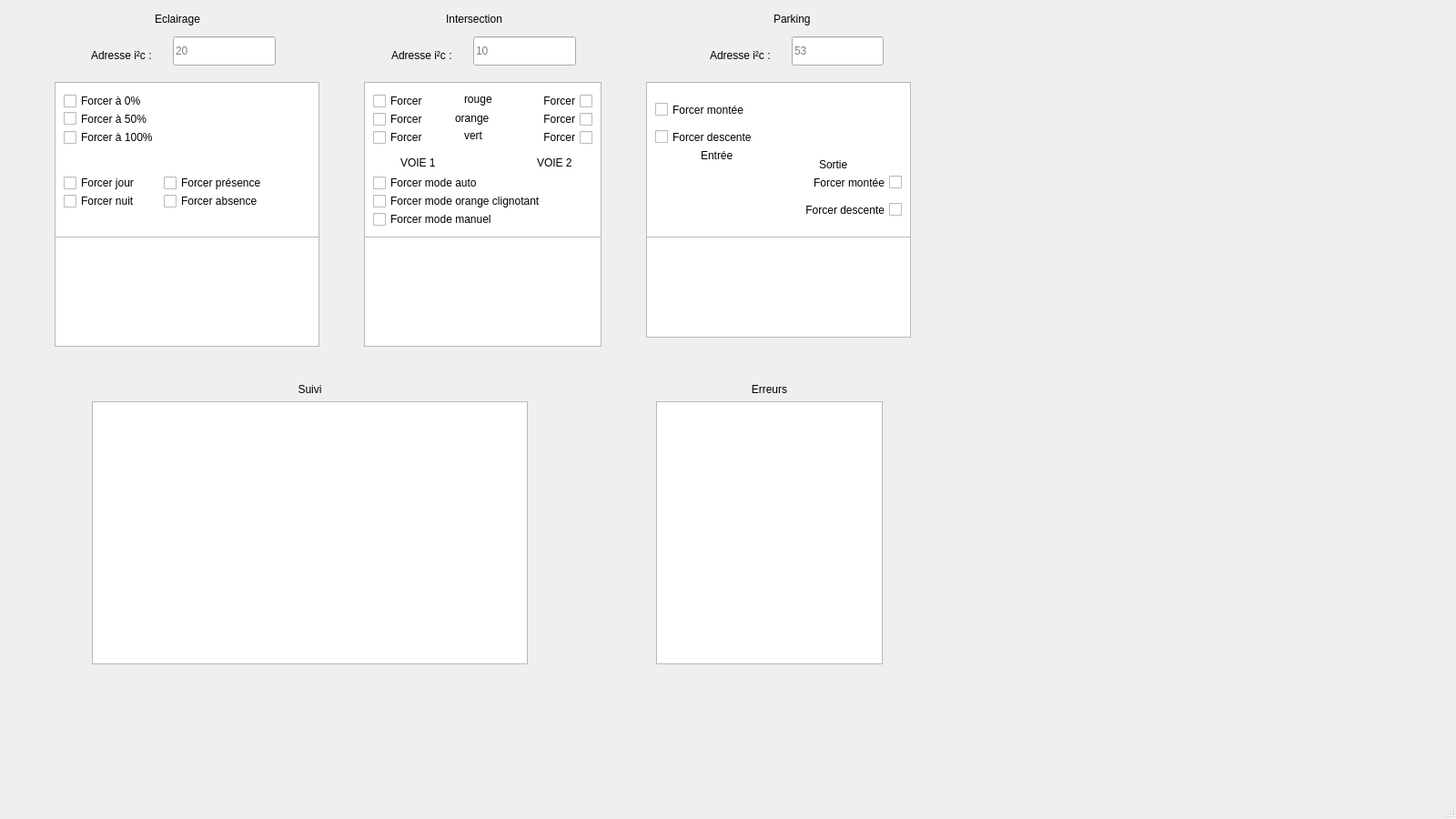
<?xml version="1.0" encoding="UTF-8"?>
<ui version="4.0">
 <class>CIhm</class>
 <widget class="QMainWindow" name="CIhm">
  <property name="geometry">
   <rect>
    <x>0</x>
    <y>0</y>
    <width>1600</width>
    <height>900</height>
   </rect>
  </property>
  <property name="minimumSize">
   <size>
    <width>1600</width>
    <height>900</height>
   </size>
  </property>
  <property name="windowTitle">
   <string>IHM I2C</string>
  </property>
  <property name="windowIcon">
   <iconset>
    <normaloff>../Logo.png</normaloff>../Logo.png</iconset>
  </property>
  <widget class="QWidget" name="centralWidget">
   <widget class="QLabel" name="label">
    <property name="geometry">
     <rect>
      <x>170</x>
      <y>10</y>
      <width>71</width>
      <height>21</height>
     </rect>
    </property>
    <property name="text">
     <string>Eclairage</string>
    </property>
   </widget>
   <widget class="QLabel" name="label_2">
    <property name="geometry">
     <rect>
      <x>490</x>
      <y>10</y>
      <width>91</width>
      <height>21</height>
     </rect>
    </property>
    <property name="text">
     <string>Intersection</string>
    </property>
   </widget>
   <widget class="QLineEdit" name="leAddrEclair">
    <property name="geometry">
     <rect>
      <x>190</x>
      <y>40</y>
      <width>113</width>
      <height>32</height>
     </rect>
    </property>
    <property name="inputMask">
     <string/>
    </property>
    <property name="text">
     <string/>
    </property>
    <property name="maxLength">
     <number>2</number>
    </property>
    <property name="placeholderText">
     <string>20</string>
    </property>
   </widget>
   <widget class="QLabel" name="label_3">
    <property name="geometry">
     <rect>
      <x>100</x>
      <y>50</y>
      <width>91</width>
      <height>21</height>
     </rect>
    </property>
    <property name="text">
     <string>Adresse i²c :</string>
    </property>
   </widget>
   <widget class="QLabel" name="label_4">
    <property name="geometry">
     <rect>
      <x>430</x>
      <y>50</y>
      <width>91</width>
      <height>21</height>
     </rect>
    </property>
    <property name="text">
     <string>Adresse i²c :</string>
    </property>
   </widget>
   <widget class="QLineEdit" name="leAddrInter">
    <property name="geometry">
     <rect>
      <x>520</x>
      <y>40</y>
      <width>113</width>
      <height>32</height>
     </rect>
    </property>
    <property name="maxLength">
     <number>2</number>
    </property>
    <property name="placeholderText">
     <string>10</string>
    </property>
   </widget>
   <widget class="QLineEdit" name="leAddrPark">
    <property name="geometry">
     <rect>
      <x>870</x>
      <y>40</y>
      <width>101</width>
      <height>32</height>
     </rect>
    </property>
    <property name="maxLength">
     <number>2</number>
    </property>
    <property name="placeholderText">
     <string>53</string>
    </property>
    <property name="clearButtonEnabled">
     <bool>false</bool>
    </property>
   </widget>
   <widget class="QLabel" name="label_5">
    <property name="geometry">
     <rect>
      <x>780</x>
      <y>50</y>
      <width>91</width>
      <height>21</height>
     </rect>
    </property>
    <property name="text">
     <string>Adresse i²c :</string>
    </property>
   </widget>
   <widget class="QLabel" name="label_6">
    <property name="geometry">
     <rect>
      <x>850</x>
      <y>10</y>
      <width>61</width>
      <height>21</height>
     </rect>
    </property>
    <property name="text">
     <string>Parking</string>
    </property>
   </widget>
   <widget class="QTreeView" name="tvEclair">
    <property name="geometry">
     <rect>
      <x>60</x>
      <y>90</y>
      <width>291</width>
      <height>171</height>
     </rect>
    </property>
   </widget>
   <widget class="QCheckBox" name="cb_0">
    <property name="geometry">
     <rect>
      <x>70</x>
      <y>100</y>
      <width>121</width>
      <height>22</height>
     </rect>
    </property>
    <property name="text">
     <string>Forcer à 0%</string>
    </property>
   </widget>
   <widget class="QCheckBox" name="cb_100">
    <property name="geometry">
     <rect>
      <x>70</x>
      <y>140</y>
      <width>131</width>
      <height>22</height>
     </rect>
    </property>
    <property name="text">
     <string>Forcer à 100%</string>
    </property>
   </widget>
   <widget class="QCheckBox" name="cb_50">
    <property name="geometry">
     <rect>
      <x>70</x>
      <y>120</y>
      <width>121</width>
      <height>21</height>
     </rect>
    </property>
    <property name="text">
     <string>Forcer à 50%</string>
    </property>
   </widget>
   <widget class="QCheckBox" name="cb_jour">
    <property name="geometry">
     <rect>
      <x>70</x>
      <y>190</y>
      <width>111</width>
      <height>22</height>
     </rect>
    </property>
    <property name="text">
     <string>Forcer jour</string>
    </property>
   </widget>
   <widget class="QCheckBox" name="cb_nuit">
    <property name="geometry">
     <rect>
      <x>70</x>
      <y>210</y>
      <width>111</width>
      <height>22</height>
     </rect>
    </property>
    <property name="text">
     <string>Forcer nuit</string>
    </property>
   </widget>
   <widget class="QCheckBox" name="cb_presence">
    <property name="geometry">
     <rect>
      <x>180</x>
      <y>190</y>
      <width>141</width>
      <height>22</height>
     </rect>
    </property>
    <property name="text">
     <string>Forcer présence</string>
    </property>
   </widget>
   <widget class="QCheckBox" name="cb_absence">
    <property name="geometry">
     <rect>
      <x>180</x>
      <y>210</y>
      <width>141</width>
      <height>22</height>
     </rect>
    </property>
    <property name="text">
     <string>Forcer absence</string>
    </property>
   </widget>
   <widget class="QTextEdit" name="teEclair">
    <property name="geometry">
     <rect>
      <x>60</x>
      <y>260</y>
      <width>291</width>
      <height>121</height>
     </rect>
    </property>
    <property name="readOnly">
     <bool>true</bool>
    </property>
   </widget>
   <widget class="QTreeView" name="tvInter">
    <property name="geometry">
     <rect>
      <x>400</x>
      <y>90</y>
      <width>261</width>
      <height>171</height>
     </rect>
    </property>
   </widget>
   <widget class="QCheckBox" name="cb_red">
    <property name="geometry">
     <rect>
      <x>410</x>
      <y>100</y>
      <width>71</width>
      <height>22</height>
     </rect>
    </property>
    <property name="layoutDirection">
     <enum>Qt::LeftToRight</enum>
    </property>
    <property name="autoFillBackground">
     <bool>false</bool>
    </property>
    <property name="text">
     <string>Forcer</string>
    </property>
   </widget>
   <widget class="QCheckBox" name="cb_orange">
    <property name="geometry">
     <rect>
      <x>410</x>
      <y>120</y>
      <width>71</width>
      <height>22</height>
     </rect>
    </property>
    <property name="text">
     <string>Forcer</string>
    </property>
   </widget>
   <widget class="QCheckBox" name="cb_green">
    <property name="geometry">
     <rect>
      <x>410</x>
      <y>140</y>
      <width>71</width>
      <height>22</height>
     </rect>
    </property>
    <property name="text">
     <string>Forcer</string>
    </property>
   </widget>
   <widget class="QCheckBox" name="cb_red2">
    <property name="geometry">
     <rect>
      <x>580</x>
      <y>100</y>
      <width>71</width>
      <height>22</height>
     </rect>
    </property>
    <property name="layoutDirection">
     <enum>Qt::RightToLeft</enum>
    </property>
    <property name="text">
     <string>Forcer</string>
    </property>
   </widget>
   <widget class="QCheckBox" name="cb_orange2">
    <property name="geometry">
     <rect>
      <x>580</x>
      <y>120</y>
      <width>71</width>
      <height>22</height>
     </rect>
    </property>
    <property name="layoutDirection">
     <enum>Qt::RightToLeft</enum>
    </property>
    <property name="text">
     <string>Forcer</string>
    </property>
   </widget>
   <widget class="QCheckBox" name="cb_green2">
    <property name="geometry">
     <rect>
      <x>580</x>
      <y>140</y>
      <width>71</width>
      <height>22</height>
     </rect>
    </property>
    <property name="layoutDirection">
     <enum>Qt::RightToLeft</enum>
    </property>
    <property name="text">
     <string>Forcer</string>
    </property>
   </widget>
   <widget class="QLabel" name="label_7">
    <property name="geometry">
     <rect>
      <x>440</x>
      <y>170</y>
      <width>61</width>
      <height>18</height>
     </rect>
    </property>
    <property name="text">
     <string>VOIE 1</string>
    </property>
   </widget>
   <widget class="QLabel" name="label_8">
    <property name="geometry">
     <rect>
      <x>590</x>
      <y>170</y>
      <width>61</width>
      <height>18</height>
     </rect>
    </property>
    <property name="text">
     <string>VOIE 2</string>
    </property>
   </widget>
   <widget class="QCheckBox" name="cb_auto">
    <property name="geometry">
     <rect>
      <x>410</x>
      <y>190</y>
      <width>161</width>
      <height>22</height>
     </rect>
    </property>
    <property name="text">
     <string>Forcer mode auto</string>
    </property>
   </widget>
   <widget class="QCheckBox" name="cb_cligno">
    <property name="geometry">
     <rect>
      <x>410</x>
      <y>210</y>
      <width>251</width>
      <height>22</height>
     </rect>
    </property>
    <property name="text">
     <string>Forcer mode orange clignotant</string>
    </property>
   </widget>
   <widget class="QCheckBox" name="cb_manuel">
    <property name="geometry">
     <rect>
      <x>410</x>
      <y>230</y>
      <width>181</width>
      <height>22</height>
     </rect>
    </property>
    <property name="text">
     <string>Forcer mode manuel</string>
    </property>
   </widget>
   <widget class="QTextEdit" name="teInter">
    <property name="geometry">
     <rect>
      <x>400</x>
      <y>260</y>
      <width>261</width>
      <height>121</height>
     </rect>
    </property>
   </widget>
   <widget class="QTreeView" name="tvPark">
    <property name="geometry">
     <rect>
      <x>710</x>
      <y>90</y>
      <width>291</width>
      <height>171</height>
     </rect>
    </property>
   </widget>
   <widget class="QTextEdit" name="tePark">
    <property name="geometry">
     <rect>
      <x>710</x>
      <y>260</y>
      <width>291</width>
      <height>111</height>
     </rect>
    </property>
   </widget>
   <widget class="QLabel" name="label_9">
    <property name="geometry">
     <rect>
      <x>510</x>
      <y>100</y>
      <width>41</width>
      <height>18</height>
     </rect>
    </property>
    <property name="text">
     <string>rouge</string>
    </property>
    <property name="textFormat">
     <enum>Qt::PlainText</enum>
    </property>
   </widget>
   <widget class="QLabel" name="label_10">
    <property name="geometry">
     <rect>
      <x>500</x>
      <y>120</y>
      <width>51</width>
      <height>20</height>
     </rect>
    </property>
    <property name="text">
     <string>orange</string>
    </property>
    <property name="textFormat">
     <enum>Qt::PlainText</enum>
    </property>
   </widget>
   <widget class="QLabel" name="label_11">
    <property name="geometry">
     <rect>
      <x>510</x>
      <y>140</y>
      <width>31</width>
      <height>18</height>
     </rect>
    </property>
    <property name="text">
     <string>vert</string>
    </property>
    <property name="textFormat">
     <enum>Qt::PlainText</enum>
    </property>
   </widget>
   <widget class="QWidget" name="verticalLayoutWidget">
    <property name="geometry">
     <rect>
      <x>90</x>
      <y>410</y>
      <width>501</width>
      <height>331</height>
     </rect>
    </property>
    <layout class="QVBoxLayout" name="verticalLayout">
     <item>
      <widget class="QLabel" name="label_13">
       <property name="text">
        <string>Suivi</string>
       </property>
       <property name="alignment">
        <set>Qt::AlignCenter</set>
       </property>
      </widget>
     </item>
     <item>
      <widget class="QTextEdit" name="teSuivi"/>
     </item>
    </layout>
   </widget>
   <widget class="QWidget" name="verticalLayoutWidget_2">
    <property name="geometry">
     <rect>
      <x>710</x>
      <y>410</y>
      <width>271</width>
      <height>331</height>
     </rect>
    </property>
    <layout class="QVBoxLayout" name="verticalLayout_2">
     <item>
      <widget class="QLabel" name="label_12">
       <property name="text">
        <string>Erreurs</string>
       </property>
       <property name="alignment">
        <set>Qt::AlignCenter</set>
       </property>
      </widget>
     </item>
     <item>
      <widget class="QTextEdit" name="teErreurs"/>
     </item>
    </layout>
   </widget>
   <widget class="QCheckBox" name="cbMontEnt">
    <property name="geometry">
     <rect>
      <x>720</x>
      <y>110</y>
      <width>131</width>
      <height>21</height>
     </rect>
    </property>
    <property name="text">
     <string>Forcer montée</string>
    </property>
   </widget>
   <widget class="QCheckBox" name="cbDescEnt">
    <property name="geometry">
     <rect>
      <x>720</x>
      <y>140</y>
      <width>141</width>
      <height>21</height>
     </rect>
    </property>
    <property name="text">
     <string>Forcer descente</string>
    </property>
   </widget>
   <widget class="QLabel" name="label_14">
    <property name="geometry">
     <rect>
      <x>770</x>
      <y>160</y>
      <width>51</width>
      <height>22</height>
     </rect>
    </property>
    <property name="text">
     <string>Entrée</string>
    </property>
   </widget>
   <widget class="QLabel" name="label_15">
    <property name="geometry">
     <rect>
      <x>900</x>
      <y>170</y>
      <width>41</width>
      <height>22</height>
     </rect>
    </property>
    <property name="text">
     <string>Sortie</string>
    </property>
   </widget>
   <widget class="QCheckBox" name="cbMontSor">
    <property name="geometry">
     <rect>
      <x>860</x>
      <y>190</y>
      <width>131</width>
      <height>21</height>
     </rect>
    </property>
    <property name="layoutDirection">
     <enum>Qt::RightToLeft</enum>
    </property>
    <property name="text">
     <string>Forcer montée</string>
    </property>
   </widget>
   <widget class="QCheckBox" name="cbDescSor">
    <property name="geometry">
     <rect>
      <x>850</x>
      <y>220</y>
      <width>141</width>
      <height>21</height>
     </rect>
    </property>
    <property name="layoutDirection">
     <enum>Qt::RightToLeft</enum>
    </property>
    <property name="text">
     <string>Forcer descente</string>
    </property>
   </widget>
  </widget>
  <widget class="QStatusBar" name="statusBar"/>
 </widget>
 <layoutdefault spacing="6" margin="11"/>
 <resources/>
 <connections/>
</ui>
